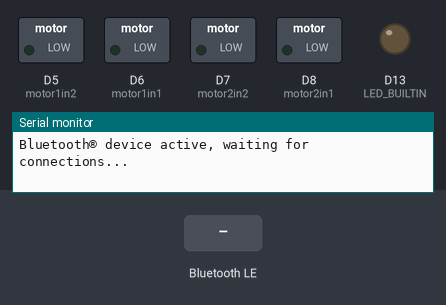
Bench run of a sketch on a simulated Arduino Nano 33 IoT. Shown: switched loads named in the sketch (green lamp = pin HIGH), output pins drawn as LEDs (lit = HIGH), the last lines printed to the serial monitor. The test bench sets the inputs (shaded band). Nothing arrives over Bluetooth unless stated; a phone connects over Bluetooth LE 3 s after start.

Above: at 0.1 s.
At 3.8 s:
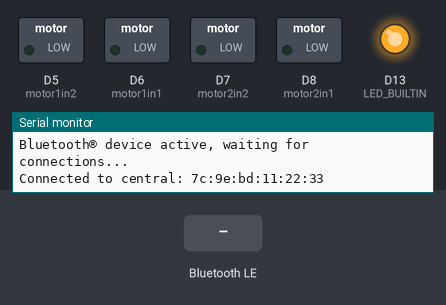
3.9 s: Bluetooth LE write "1" received
At 4.9 s:
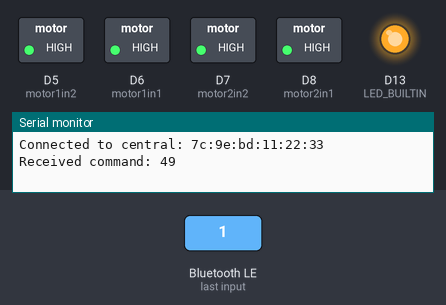
Timing chart, 0 to 6.9 s (numbered marks = the images above; inputs shaded):
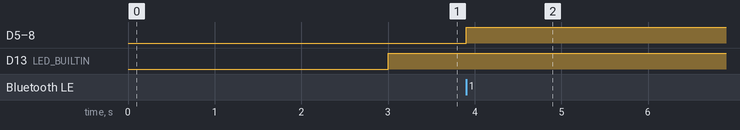

Measured:
- after the input at 3.9 s, D5 (motor1in2), D6 (motor1in1), D7 (motor2in2), D8 (motor2in1): LOW → HIGH at once

The sketch:

motor_flutter.ino
```cpp
#include <ArduinoBLE.h>
#include <string.h>
#define BUFFER_SIZE 20

// ── Pin Definitions ──────────────────────────────────────────────
const int ledPin    = LED_BUILTIN;

//motor pins
const int motor1in1 = 6;
const int motor1in2 = 5;
const int motor2in1 = 8;
const int motor2in2 = 7;

//encoder pins
const int enc1A = 2;   // Motor 1 encoder channel A
const int enc1B = 9;   // Motor 1 encoder channel B
const int enc2A = 3;  // Motor 2 encoder channel A
const int enc2B = 10;   // Motor 2 encoder channel B

// ── SET YOUR PWM HERE (0–255) ─────────────────────────────────────
int pwm1 = 0; //db is 15, -16, usable range is 240
int pwm2 = 0; //db is 19, -16
int db1f = 57, db1r = 57; //old f is 36
int db2f = 60, db2r = 57; //old f is 35

int prev1A; int prev1B; int prev2A; int prev2B;

int curr1A; int curr1B; int curr2A; int curr2B;

int encCount1 = 0; int encCount2 = 0;

// Define a custom BLE service and characteristic
BLEService customService("00000000-5EC4-4083-81CD-A10B8D5CF6EC");
BLECharacteristic customCharacteristic(
    "00000001-5EC4-4083-81CD-A10B8D5CF6EC", BLERead | BLEWrite | BLENotify, BUFFER_SIZE, false);

// set pwm from input from app
// stop = 0
// forward = 1
// left = 2
// backward = 3
// right = 4
// A = 5
// B = 6
// C = 7
void setAngleWithFlutter(int data) {
  switch(data) {
    case 1:
        pwm1 = 20;
        pwm2 = 20;
        break;
    case 3:
        pwm1 = -20;
        pwm2 = -20;
        break;
    case 2:
        pwm1 = -20;
        pwm2 = 20;
        break;
    case 4:
        pwm1 = 20;
        pwm2 = -20;
        break;
    case 5:
        pwm1 = 0;
        pwm2 = 0;
        break;
    default:
        pwm1 = 0;
        pwm2 = 0;
        break;
    }

    setMotor1(pwm1);
    setMotor2(pwm2);
}

// ── H-Bridge Control ──────────────────────────────────────────────
void setMotor1(int pwm) {
  pwm = constrain(pwm, -100, 100);
  if (pwm > 0) {
    int out = (int)(((255 - db1f) * pwm / 100.0) + db1f);
    analogWrite(motor1in2, out);
    analogWrite(motor1in1, 0);
  } else if (pwm < 0) {
    int out = (int)(((255 - db1r) * (-pwm) / 100.0) + db1r);
    analogWrite(motor1in2, 0);
    analogWrite(motor1in1, out);
  } else {
    analogWrite(motor1in1, 255);
    analogWrite(motor1in2, 255);
  }
  //Serial.print(" M1="); Serial.print(pwm);
}

void setMotor2(int pwm) {
  pwm = constrain(pwm, -100, 100);
  if (pwm > 0) {
    int out = (int)(((255 - db2f) * pwm / 100.0) + db2f);
    analogWrite(motor2in1, out);
    analogWrite(motor2in2, 0);
  } else if (pwm < 0) {
    int out = (int)(((255 - db2r) * (-pwm) / 100.0) + db2r);
    analogWrite(motor2in1, 0);
    analogWrite(motor2in2, out);
  } else {
    analogWrite(motor2in1, 255);
    analogWrite(motor2in2, 255);
  }
  //Serial.print("  M2="); Serial.print(pwm);
}

void setup() {
  Serial.begin(9600);
  //while (!Serial);

  // Initialize the built-in LED to indicate connection status
  pinMode(LED_BUILTIN, OUTPUT);

  if (!BLE.begin()) {
    Serial.println("Starting BLE failed!");
    while (1);
  }

  // Set the device name and local name
  BLE.setLocalName("NINA");
  BLE.setDeviceName("NINA");

  // Add the characteristic to the service
  customService.addCharacteristic(customCharacteristic);

  // Add the service
  BLE.addService(customService);

  // Set an initial value for the characteristic
  customCharacteristic.writeValue("Waiting for data");

  // Start advertising the service
  BLE.advertise();

  Serial.println("Bluetooth® device active, waiting for connections...");
}

void loop() {
  // Wait for a BLE central to connect
  BLEDevice central = BLE.central();

  if (central) {
    Serial.print("Connected to central: ");
    Serial.println(central.address());
    digitalWrite(LED_BUILTIN, HIGH); // Turn on LED to indicate connection

    // Keep running while connected
    while (central.connected()) {
      // Check if the characteristic was written
      if (customCharacteristic.written()) {

        // Read the single byte directly
        const unsigned char* receivedData = customCharacteristic.value();
        int command = receivedData[0];   // grab the byte as an int

        Serial.print("Received command: ");
        Serial.println(command);

        customCharacteristic.writeValue("Data received");
        setAngleWithFlutter(command);      // pass int, not char*
        // Get the length of the received data
        // int length = customCharacteristic.valueLength();
        // // Read the received data
        // const unsigned char* receivedData = customCharacteristic.value();
        // // Create a properly terminated string
        // char receivedString[length + 1]; // +1 for null terminator
        // memcpy(receivedString, receivedData, length);
        // receivedString[length] = '\0'; // Null-terminate the string
        // // Print the received data to the Serial Monitor
        // Serial.print("Received data: ");
        // Serial.println(receivedString);
        // // Optionally, respond by updating the characteristic's value
        // customCharacteristic.writeValue("Data received");
        // setAngleWithFlutter(receivedString);
      }
    }

    digitalWrite(LED_BUILTIN, LOW); // Turn off LED when disconnected
    Serial.println("Disconnected from central.");
  }
}
```
